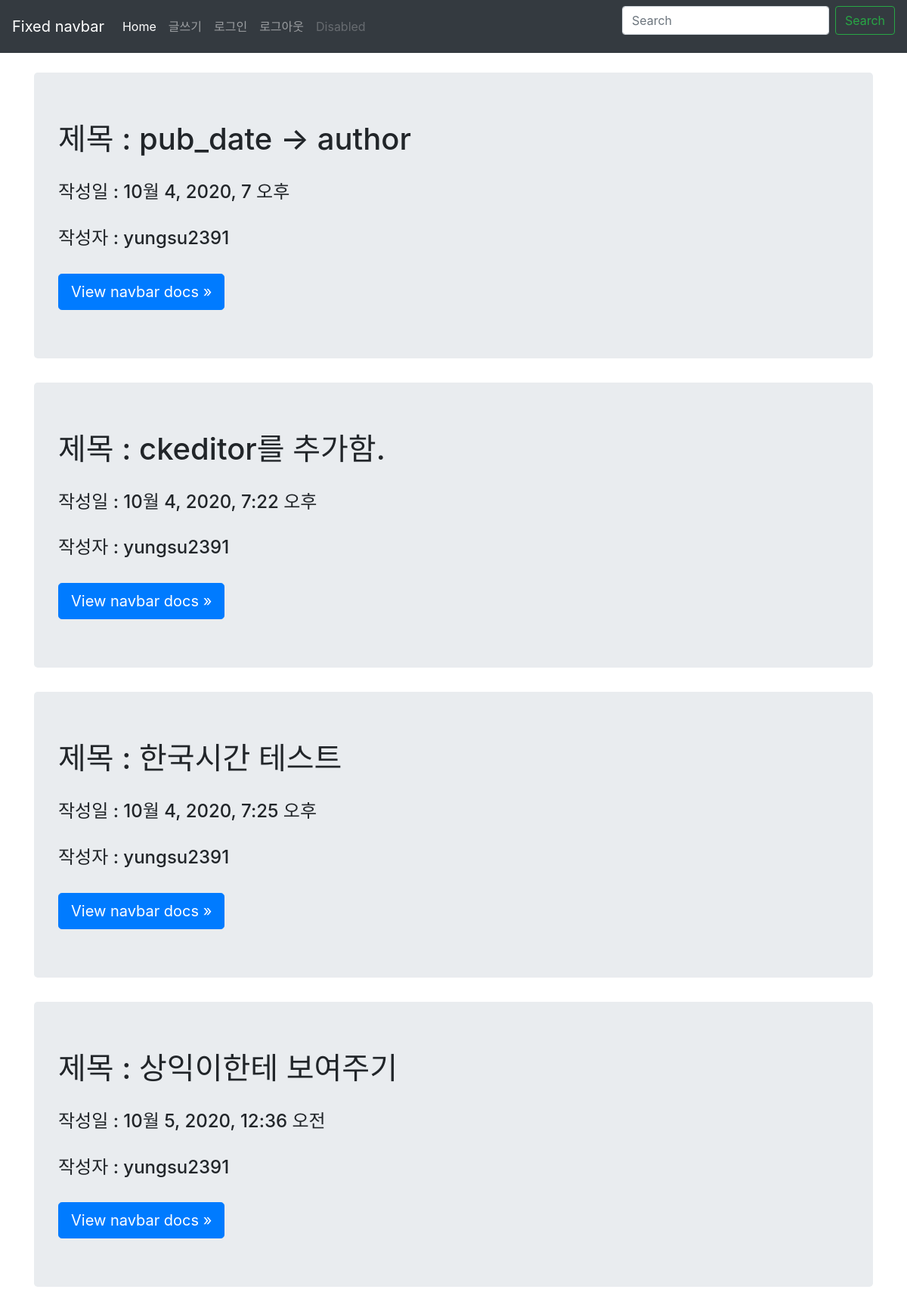
Screenshot of /blogMain/ with the database file from the repository.
### blogapp/models.py (models this page shows)
class Blog(models.Model):
    title = models.CharField(max_length=100)
    pub_date = models.DateTimeField(auto_now_add=True)
    author = models.ForeignKey(User, on_delete=models.CASCADE, null=True, default=1)
    body = RichTextUploadingField()

### blogapp/views.py (the view)
# urls.py: path('blogMain/', blogapp.views.blogMain, name='blogMain'),
def blogMain(request):
    blogs = Blog.objects.all()
    return render(request, 'blogMain.html', {'blogs': blogs})

### blogapp/templates/blogMain.html
{% extends 'base.html' %}
{% block content %}
<br>
    {% for blog in blogs %}
        <main role="main" class="container">
            <div class="jumbotron">
                <h1>제목 : {{ blog.title }}</h1>
                <br>
                <h4>작성일 : {{ blog.pub_date }}</h4>
                <br>
                <h4>작성자 : {{ blog.author }}</h4>
                <br>
                <a class="btn btn-lg btn-primary"
                   href="{% url 'detail' blog.id %}"
                   role="button">View navbar docs &raquo;</a>
            </div>
        </main>
    {% endfor %}
{% endblock %}

### blogapp/static/css/navbar-top-fixed.css (style rules this page uses)
body { min-height: 75rem; padding-top: 4.5rem; }

### rows the page displays
Blog: title "pub_date -> author", pub_date "10월 4, 2020, 7 오후", author "yungsu2391"
Blog: title "ckeditor를 추가함.", pub_date "10월 4, 2020, 7:22 오후", author "yungsu2391"
Blog: title "한국시간 테스트", pub_date "10월 4, 2020, 7:25 오후", author "yungsu2391"
Blog: title "상익이한테 보여주기", pub_date "10월 5, 2020, 12:36 오전", author "yungsu2391"
